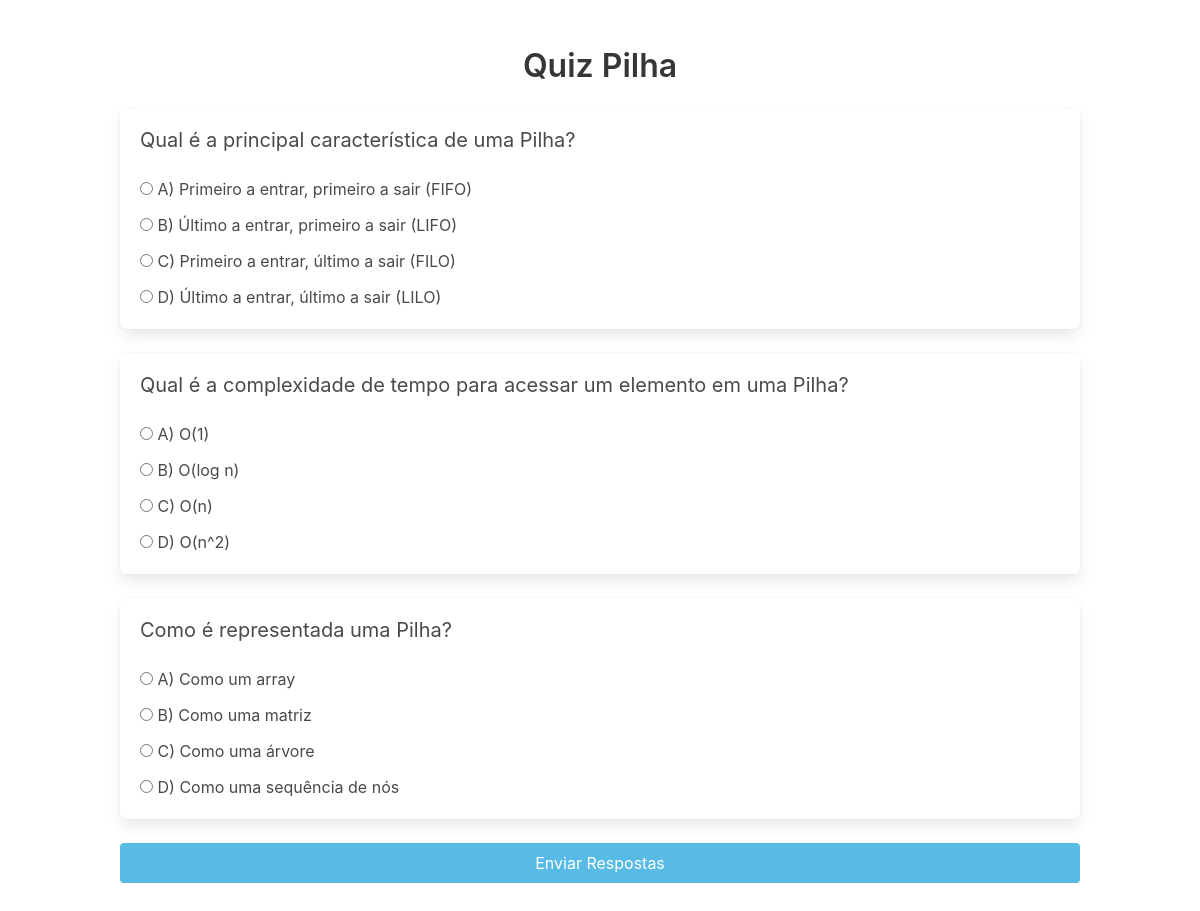
The page /quiz/quizPilha.php on the database its author committed.
### tables this page shows
CREATE TABLE questions (
    id INT PRIMARY KEY AUTO_INCREMENT,
    class_id INT,
    question VARCHAR(255) NOT NULL,
    a VARCHAR(255) NOT NULL,
    b VARCHAR(255) NOT NULL,
    c VARCHAR(255) NOT NULL,
    d VARCHAR(255) NOT NULL,
    correct CHAR(1) NOT NULL,
    FOREIGN KEY (class_id) REFERENCES class(id) ON DELETE CASCADE
);

### funcoes/Model/Database.php (called while the page is built, shortened)
<?php
class Database
{
    private $host;
    private $user;
    private $password;
    private $database;
    public function __construct($host, $user, $password, $database)
    {
        $this->host = $host;
        $this->user = $user;
        $this->password = $password;
        $this->database = $database;
    }
    public function connect()
    {
        return mysqli_connect($this->host, $this->user, $this->password, $this->database);
    }
    public function getQuestions($classId)
    {
        $conn = $this->connect();
        $sql = "SELECT * FROM questions WHERE class_id = " . $classId;
        $result = $conn->query($sql);
        return $result;
    }
}

### funcoes/Controller/Controller.php (called while the page is built, shortened)
<?php
require_once(__DIR__ . "/../Model/Database.php");
require_once(__DIR__ . "/../Model/Question.php");
class Controller
{
    private $database;
    public function __construct()
    {
        $this->database = new Database("127.0.0.1", "root", "", "estruturadados");
    }
    public function getQuestions($classId)
    {
        $result = $this->database->getQuestions($classId);
        $questions = [];
        while ($row = $result->fetch_assoc()) {
            $questions[] = new Question($row['question'], $row['a'], $row['b'], $row['c'], $row['d'], $row['correct']);
        }
        if (count($questions) > 3) {
            $randomKeys = array_rand($questions, 3);
            $randomQuestions = [];
            foreach ($randomKeys as $key) {
                $randomQuestions[] = $questions[$key];
            }
            return $randomQuestions;
        }
        return $questions;
    }
}

### funcoes/Model/Question.php (called while the page is built, shortened)
<?php
class Question
{
    private $question;
    private $optionA;
    private $optionB;
    private $optionC;
    private $optionD;
    public function __construct($question, $optionA, $optionB, $optionC, $optionD, $correctAnswer)
    {
        $this->question = $question;
        $this->optionA = $optionA;
        $this->optionB = $optionB;
        $this->optionC = $optionC;
        $this->optionD = $optionD;
    }
    public function getQuestion()
    {
        return $this->question;
    }
    public function getOptionA()
    {
        return $this->optionA;
    }
    public function getOptionB()
    {
        return $this->optionB;
    }
    public function getOptionC()
    {
        return $this->optionC;
    }
    public function getOptionD()
    {
        return $this->optionD;
    }
}
?>

### quiz/quizPilha.php (the view, shortened to what this page needs)
<?php
    require_once "../funcoes/Controller/Controller.php";
    $controller = new Controller();
?>
<!DOCTYPE html>
<html lang="pt-BR">
<head>
    <link rel="stylesheet" href="https://cdn.jsdelivr.net/npm/bulma@0.9.3/css/bulma.min.css">
</head>
<body>
<section class="section">
    <div class="container">
        <h1 class="title has-text-centered">Quiz Pilha</h1>
        <form method="POST" action="resultado.php">
            <?php
                $questions = $controller->getQuestions(6);
                foreach($questions as $index => $question) {
                    echo "<div class='box'>";
                    echo "<p class='subtitle'>".$question->getQuestion()."</p>";
                    echo "<div class='field'>";
                    echo "<label class='radio'><input type='radio' name='q$index' value='A'> A) ".$question->getOptionA()."</label>";
                    echo "</div>";
                    echo "<div class='field'>";
                    echo "<label class='radio'><input type='radio' name='q$index' value='B'> B) ".$question->getOptionB()."</label>";
                    echo "</div>";
                    echo "<div class='field'>";
                    echo "<label class='radio'><input type='radio' name='q$index' value='C'> C) ".$question->getOptionC()."</label>";
                    echo "</div>";
                    echo "<div class='field'>";
                    echo "<label class='radio'><input type='radio' name='q$index' value='D'> D) ".$question->getOptionD()."</label>";
                    echo "</div>";
                    echo "</div>";
                }
            ?>
            <div class="field">
                <div class="control">
                    <button type="submit" class="button is-primary is-fullwidth" style="background-color: #58bbe6">Enviar Respostas</button>
                </div>
            </div>
        </form>
    </div>
</section>
</body>
</html>

### rows shown on the page
questions: question "Qual é a principal característica de uma Pilha?", a "Primeiro a entrar, primeiro a sair (FIFO)", b "Último a entrar, primeiro a sair (LIFO)", c "Primeiro a entrar, último a sair (FILO)", d "Último a entrar, último a sair (LILO)"
questions: question "Qual é a complexidade de tempo para acessar um elemento em uma Pilha?", a "O(1)", b "O(log n)", c "O(n)", d "O(n^2)"
questions: question "Como é representada uma Pilha?", a "Como um array", b "Como uma matriz", c "Como uma árvore", d "Como uma sequência de nós"
